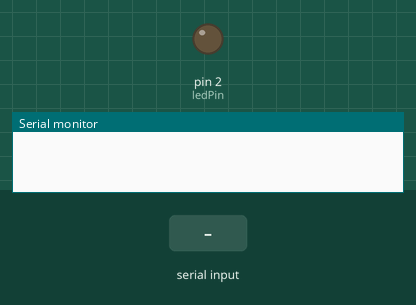
Simulated run of this program. Board: Arduino Uno, built with avr-gcc and run on an emulated ATmega328P. Parts: output pins drawn as LEDs (lit = HIGH), the last lines printed to the serial monitor. The test bench sets the inputs (shaded band).

Above: at 2.2 s.
2.3 s: "RESTART\n" received over Serial
At 4.0 s:
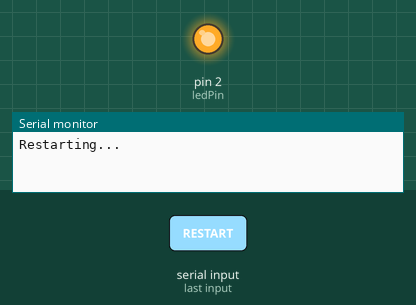
Timing chart, 0 to 14.8 s (numbered marks = the images above; inputs shaded):
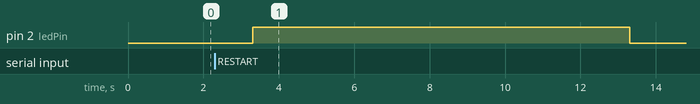

Measured:
- after the input at 2.3 s, pin 2 (ledPin): LOW → HIGH after 1.0 s, → LOW 10.0 s later

The program:

main.cpp
```cpp
#include <Arduino.h>

// Pin number for the SSR
const int ledPin = 2;

// Method to turn the LED on (enabling the SSR)
void turnLedOn()
{
  digitalWrite(ledPin, LOW);
}

// Method to turn the LED off (disabling the SSR)
void turnLedOff()
{
  digitalWrite(ledPin, HIGH);
}

// Method to restart (power off, wait for 10 seconds, and power on)
void restart()
{
  Serial.println("Restarting...");
  delay(1000);
  turnLedOff();
  delay(10000);
  turnLedOn();
}

void setup()
{
  // Initialize the digital pin as an output.
  pinMode(ledPin, OUTPUT);
  // Initialize serial communication at 9600 bits per second
  Serial.begin(9600);

  // Turn on the LED at the start of the day
  turnLedOn();
  delay(1000);
}

void loop()
{
  // Check if data is available to read
  if (Serial.available() > 0)
  {
    // Read the incoming string
    String command = Serial.readStringUntil('\n');

    // Remove any trailing newline characters from the command
    command.trim();

    // Execute commands
    if (command == "o")
    {
      turnLedOn();
    }
    else if (command == "f")
    {
      turnLedOff();
    }
    else if (command == "RESTART")
    {
      restart();
    }
    else
    {
      // If an unknown command is received, notify the user
      Serial.println("Unknown command");
    }
  }
}
```
